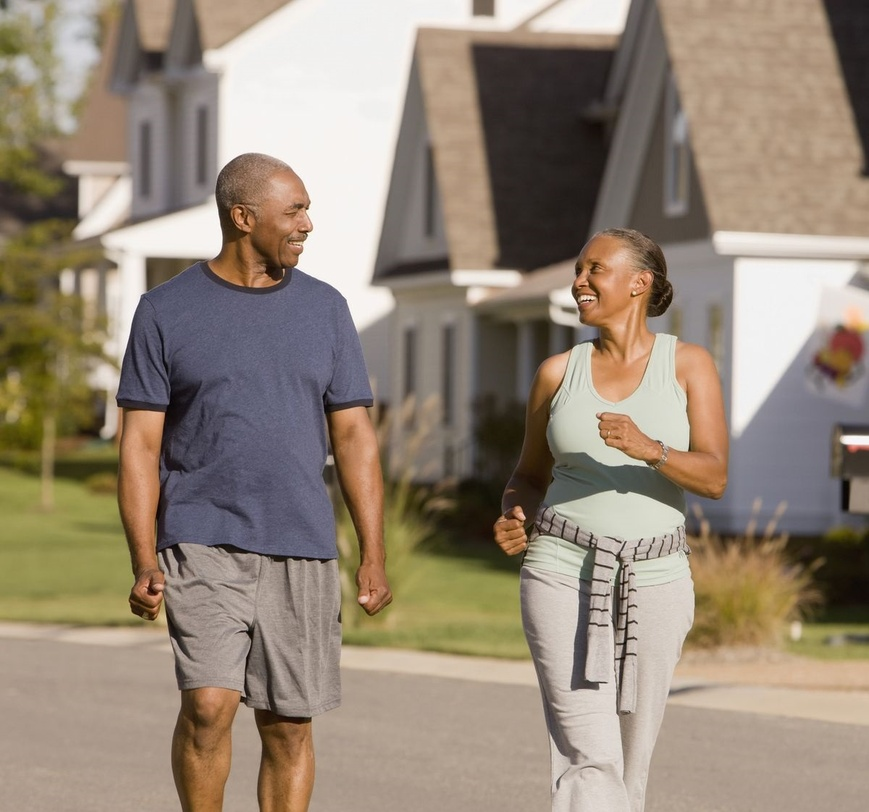
%> input picture Deblurring/a5.jpg, 869 x 812 px, shrunk from 1200 x 1122 before the run
$ octave deblur2.m   (GNU Octave 9; MATLAB toolbox functions it lacks are replaced by stand-ins)
%> lines starting %> are read from the running program, lines starting %| are printed output that depends on the picture
close all;
clearvars;
clc;

%Reading input image
A = imread('a5.jpg');
%> A is the input picture: size 812x869x3 uint8; mean R, G, B 149.2, 135.1, 119.1
A = double(rgb2gray(A));
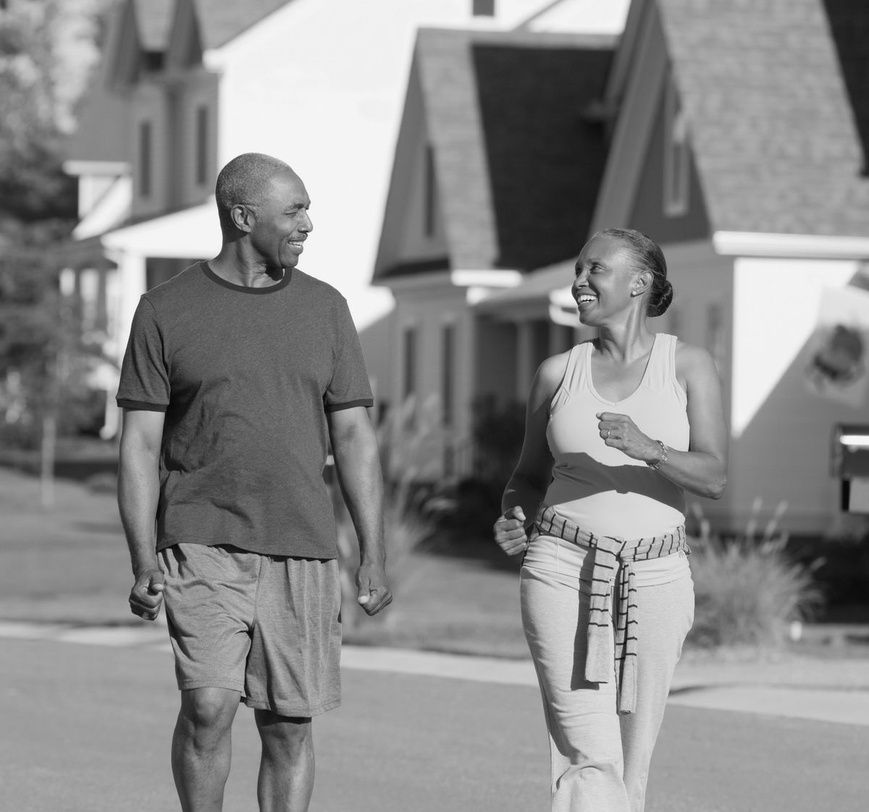
%> A: size 812x869 double; min 1, max 254, mean 137.5
[M, N] = size(A);
%> M = 812; N = 869

%Degradation function
h = ones(3,3)/9;

%Transformation to frequnency domain
freq_a = fft2(A);
freq_h = fft2(h,M,N);

%Degraded image
B = real(ifft2(freq_h.*freq_a)) + 10*randn(M,N);
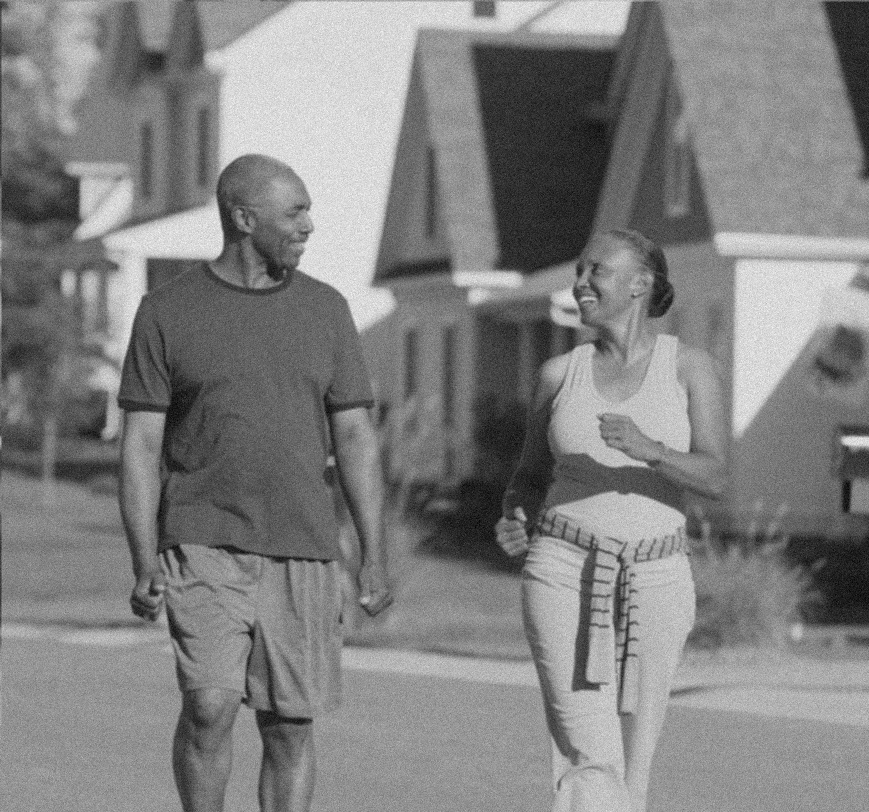
%> B: size 812x869 double; min -16.9, max 287.3, mean 137.5; drawn with min black and max white

%Inverse filtering for image restoration
freq_b = fft2(B);
powfreq_a = freq_a.^2/(M*N);
alpha = 0.5;
sigma = sqrt(4*10^(-7));
freq_g = ((freq_h.')').*abs(powfreq_a)./(abs(freq_h.^2).*abs(powfreq_a)+alpha*sigma^2);
Res_freq_a = freq_g .* freq_b;

% Restored image in spatial domain
Res_a = real(ifft2(Res_freq_a));
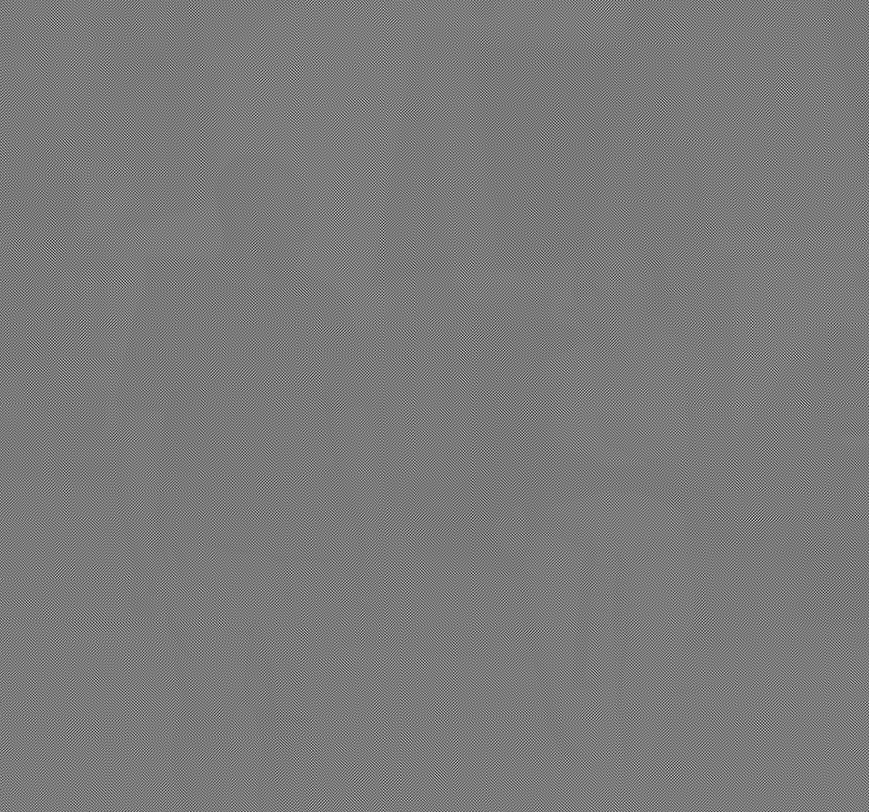
%> Res_a: size 812x869 double; min -6956.5, max 7742.5, mean 137.5; drawn with min black and max white

% Display of input and output images
imshow(uint8(A)); title('original image');
figure, imshow(uint8(B)), title('degraded image');
figure, imshow(uint8(Res_a)), title('restored image');
%> after `imshow(uint8(Res_a))`:
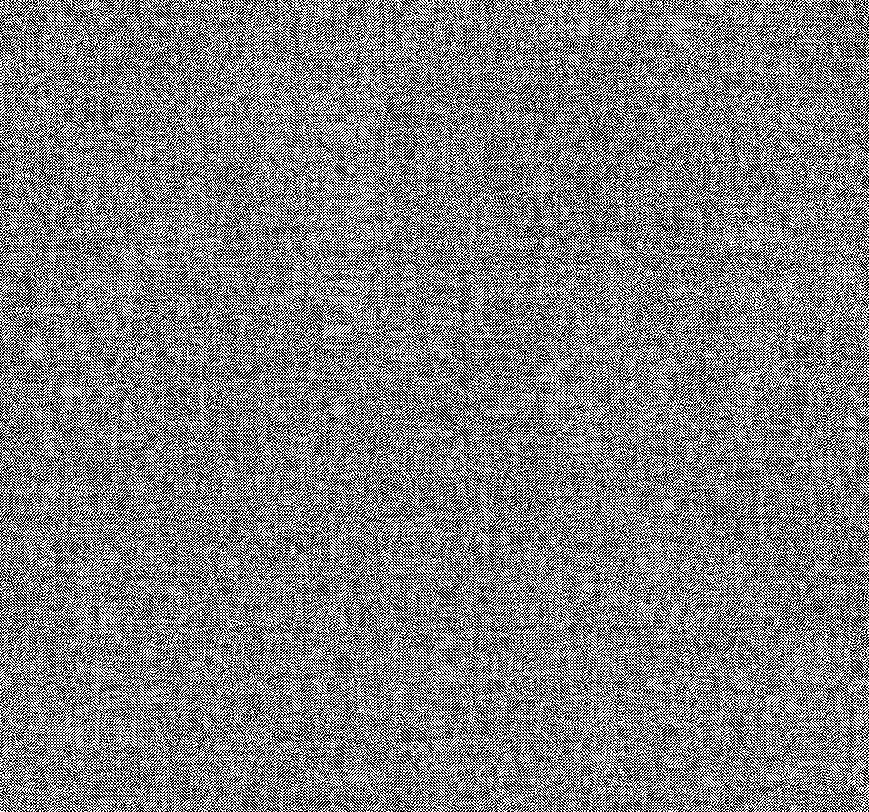
%> displayed picture: size 812x869, on the screen's scale of 0 to 255; min 0, max 255, mean 128.1
